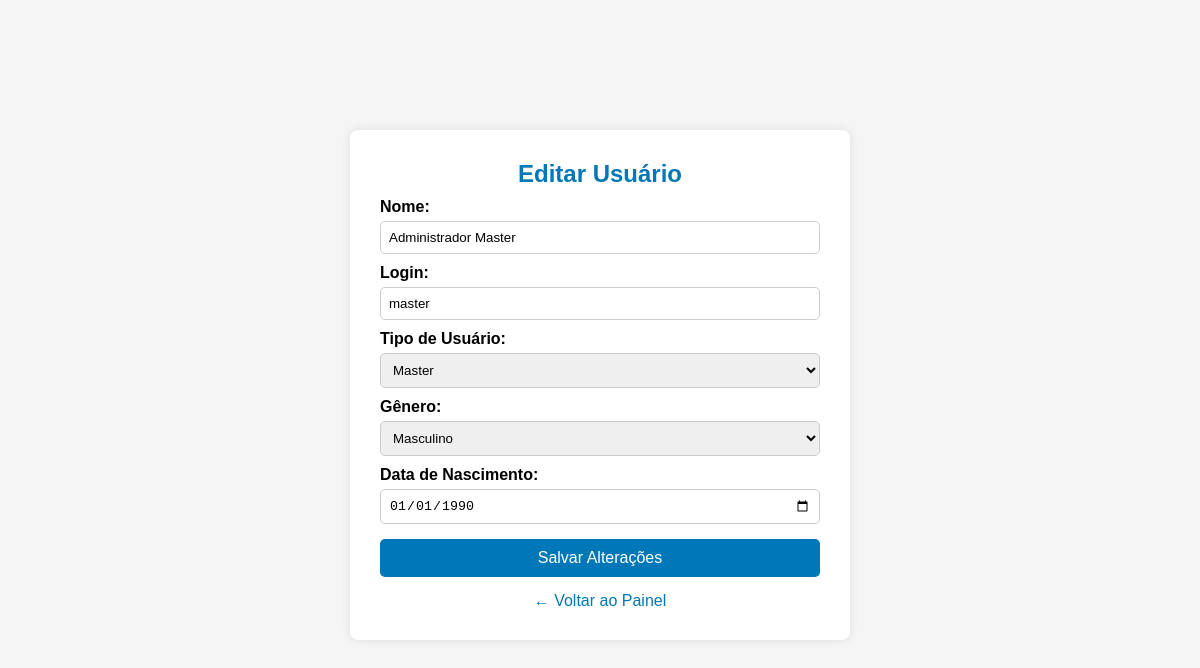
The app's page /configuracao/editar_usuario.php?id=1 (signed in) with its own data.
### tables this page shows
CREATE TABLE `usuarios` (
  `id` int(11) NOT NULL,
  `nome` varchar(80) NOT NULL,
  `data_nascimento` date NOT NULL,
  `genero` enum('masculino','feminino','outros') NOT NULL,
  `nome_materno` varchar(80) NOT NULL,
  `email` varchar(100) NOT NULL,
  `telefone` varchar(20) NOT NULL,
  `cpf` varchar(14) NOT NULL,
  `cep` varchar(9) NOT NULL,
  `rua` varchar(100) DEFAULT NULL,
  `bairro` varchar(100) DEFAULT NULL,
  `cidade` varchar(100) DEFAULT NULL,
  `uf` varchar(2) DEFAULT NULL,
  `numero` varchar(10) DEFAULT NULL,
  `login` varchar(20) NOT NULL,
  `senha` varchar(255) NOT NULL,
  `tipo` enum('master','cliente') DEFAULT 'cliente',
  `data_cadastro` timestamp NOT NULL DEFAULT current_timestamp(),
  `tipo_usuario` enum('master','comum') NOT NULL DEFAULT 'comum'
);

### configuracao/editar_usuario.php (the view, shortened to what this page needs)
<?php
include_once("../config.php");
$id = intval($_GET['id']);
$sql = "SELECT * FROM usuarios WHERE id = ?";
$stmt = $conn->prepare($sql);
$stmt->bind_param("i", $id);
$stmt->execute();
$result = $stmt->get_result();
$user = $result->fetch_assoc();
?>
<!DOCTYPE html>
<html lang="pt-BR">
<head>
    <link rel="stylesheet" href="../style.css">
</head>
<body>
    <div class="container">
        <h2>Editar Usuário</h2>
        <form method="POST">
            <label for="nome">Nome:</label>
            <input type="text" id="nome" name="nome" value="<?= htmlspecialchars($user['nome']) ?>" required>
            <label for="login">Login:</label>
            <input type="text" id="login" name="login" value="<?= htmlspecialchars($user['login']) ?>" required>
            <label for="tipo_usuario">Tipo de Usuário:</label>
            <select id="tipo_usuario" name="tipo_usuario" required>
                <option value="master" <?= $user['tipo_usuario'] === 'master' ? 'selected' : '' ?>>Master</option>
            </select>
            <label for="genero">Gênero:</label>
            <select id="genero" name="genero" required>
                <option value="masculino" <?= $user['genero'] === 'masculino' ? 'selected' : '' ?>>Masculino</option>
            </select>
            <label for="data_nascimento">Data de Nascimento:</label>
            <input type="date" id="data_nascimento" name="data_nascimento" value="<?= htmlspecialchars($user['data_nascimento']) ?>" required>
            <button type="submit">Salvar Alterações</button>
            <a href="configuracao.php" class="voltar">← Voltar ao Painel</a>
        </form>
    </div>
</body>
</html>

### style.css (style rules this page uses)
* { box-sizing: border-box; padding: 0; margin: 0; }
body { font-family: arial; transition: background-color 0.4s ease, color 0.4s ease; padding-top: 70px; }
html, body { width: 100%; }

### configuracao/editar_usuario.php (style rules this page uses)
body { font-family: Arial, sans-serif; background-color: #f5f5f5; }
.container { width: 500px; margin: 60px auto; background: white; padding: 30px; border-radius: 8px; box-shadow: 0 0 10px rgba(0,0,0,0.1); }
h2 { text-align: center; color: #0077b6; }
label { display: block; margin-top: 10px; font-weight: bold; }
input, select { width: 100%; padding: 8px; margin-top: 5px; border: 1px solid #ccc; border-radius: 5px; }
button { margin-top: 15px; width: 100%; padding: 10px; background-color: #0077b6; color: white; border: none; border-radius: 5px; font-size: 16px; cursor: pointer; }
.voltar { display: block; margin-top: 15px; text-align: center; text-decoration: none; color: #0077b6; }

### records on screen
usuarios: nome "Administrador Master", login "master", tipo_usuario "Master", data_nascimento "01/01/1990"
